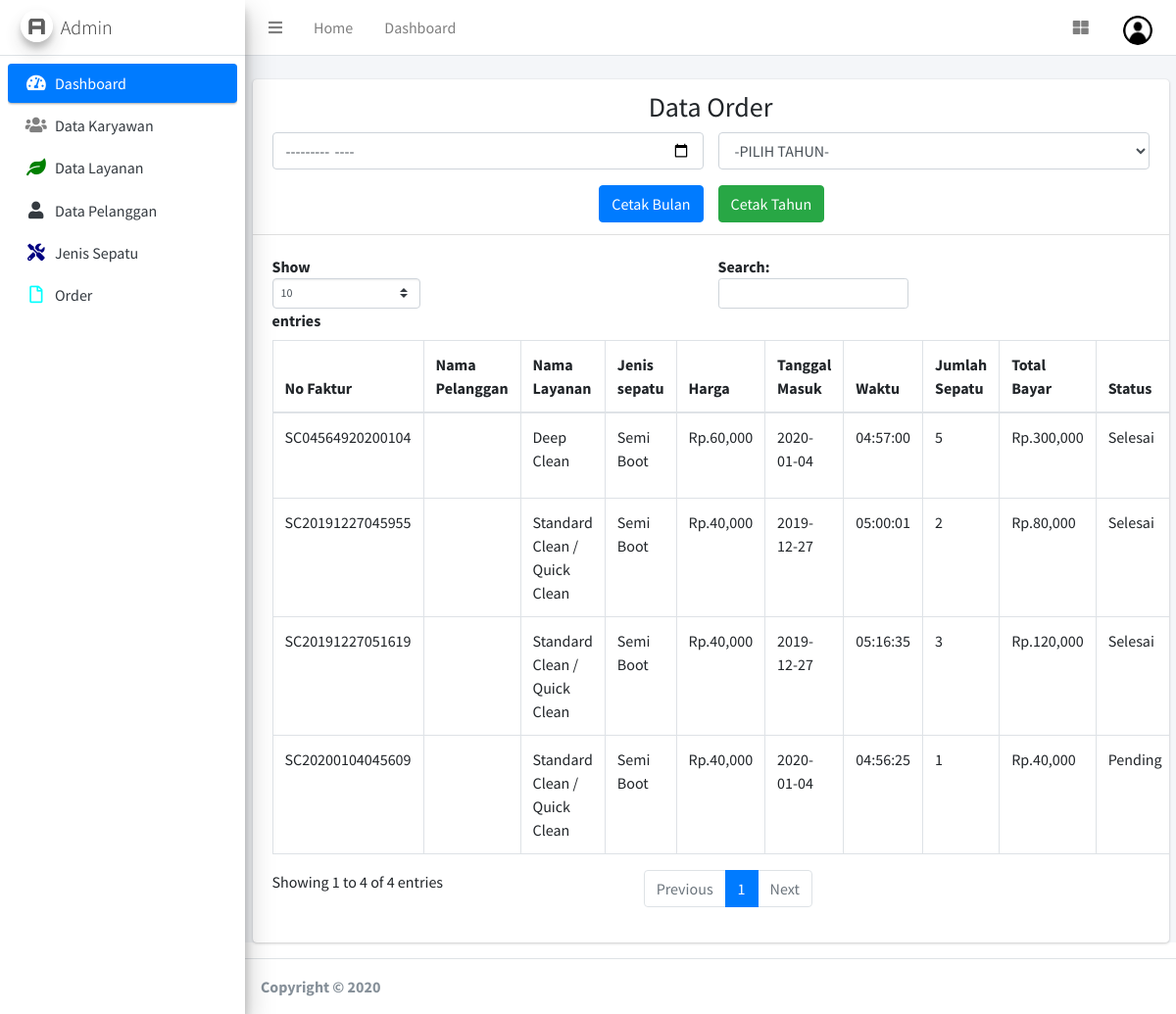
The page /admin/halaman.php?page=order/order (signed in) on the database its author committed.
### tables this page shows
CREATE TABLE `order_detail` (
  `faktur` varchar(191) NOT NULL,
  `id_pelanggan` int(11) NOT NULL,
  `layanan` varchar(191) NOT NULL,
  `sepatu` varchar(191) NOT NULL,
  `harga` varchar(191) NOT NULL,
  `taggal` date NOT NULL,
  `waktu` time NOT NULL,
  `jumlah` varchar(11) NOT NULL,
  `total` varchar(191) NOT NULL,
  `status` varchar(191) NOT NULL DEFAULT 'Pending'
);

### admin/order/order.php (the view, shortened to what this page needs)
<div class="card">
	<div class="card-header">
		<div align="center"><h3>Data Order</h3></div>
            <div class="row">
                  <div class="col-md-6">
                        <form action="laporan/laporanBulanan.php" method="POST">
                              <div class="form-group">
                                    <input type="month" name="bulan" class="form-control">
                              </div>
                              <div align="right">
                                    <input type="submit" name="cetak" class="btn btn-primary" value="Cetak Bulan">
                              </div>
                        </form>
                  </div>
                  <div class="col-md-6">
                        <form action="laporan/laporanTahunan.php" method="POST">
                              <div class="form-group">
                                    <select name="tahun" class="form-control">
                                          <option value="">-PILIH TAHUN-</option>
                                    </select>
                              </div>
                              <div align="left">
                                    <input type="submit" name="cetak" class="btn btn-success" value="Cetak Tahun">
                              </div>
                        </form>
                  </div>
            </div>
	</div>
	<div class="card-body table-responsive">
		<table id="example1" class="table table-bordered table-hover">
            <thead>
	            <tr>
	              <th>No Faktur</th>
	              <th>Nama Pelanggan</th>
	              <th>Nama Layanan</th>
	              <th>Jenis sepatu</th>
	              <th>Harga</th>
	              <th>Tanggal Masuk</th>
	              <th>Waktu</th>
	              <th>Jumlah Sepatu</th>
	              <th>Total Bayar</th>
	              <th>Status</th>
	            </tr>
            </thead>
            <tbody>
            	<?php
            		$data = $koneksi->query("SELECT * FROM order_detail a LEFT JOIN pelanggan b ON b.id_pelanggan=a.id_pelanggan");
            		foreach ($data as $a) {
            	?>
            	<tr>
            		<td><?= $a['faktur'] ?></td>
            		<td><?= $a['nama'] ?></td>
            		<td><?= $a['layanan'] ?></td>
            		<td><?= $a['sepatu'] ?></td>
            		<td>Rp.<?= number_format($a['harga']) ?></td>
            		<td><?= $a['taggal'] ?></td>
            		<td><?= $a['waktu'] ?></td>
            		<td><?= $a['jumlah'] ?></td>
            		<td>Rp.<?= number_format($a['total']) ?></td>
            		<td><?= $a['status'] ?></td>
            	</tr>
            	<?php } ?>
            </tbody>
        </table>
	</div>
</div>

### rows shown on the page
order_detail: faktur "SC20191227045955", layanan "Standard Clean / Quick Clean", sepatu "Semi Boot", harga "40,000", taggal "2019-12-27", waktu "05:00:01", jumlah "2", total "80,000", status "Selesai"
order_detail: faktur "SC20191227051619", layanan "Standard Clean / Quick Clean", sepatu "Semi Boot", harga "40,000", taggal "2019-12-27", waktu "05:16:35", jumlah "3", total "120,000", status "Selesai"
order_detail: faktur "SC20200104045609", layanan "Standard Clean / Quick Clean", sepatu "Semi Boot", harga "40,000", taggal "2020-01-04", waktu "04:56:25", jumlah "1", total "40,000", status "Pending"
order_detail: faktur "SC04564920200104", layanan "Deep Clean", sepatu "Semi Boot", harga "60,000", taggal "2020-01-04", waktu "04:57:00", jumlah "5", total "300,000", status "Selesai"

### other values the page prints
$_SESSION['level'] "Admin"
